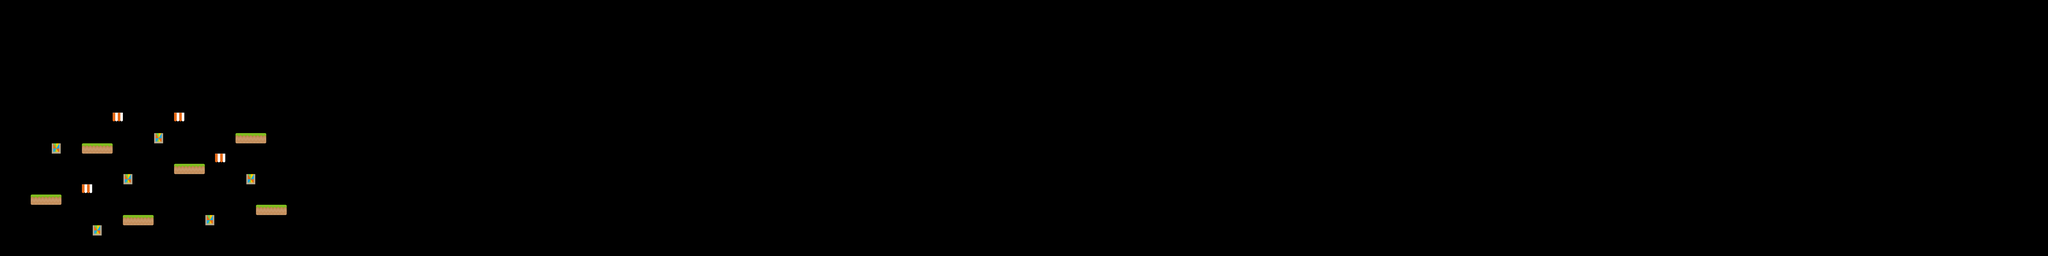

Below is a game level as drawn by its tile map, then a one-line description and the .tmx that defines it (tile-layer data replaced by summaries):
An orthogonal 200x25 tile map with 70x70 px tiles, 1 tile layer (ground), 2 tilesets.

<map version="1.4" tiledversion="1.4.2" orientation="orthogonal" renderorder="right-down" width="200" height="25" tilewidth="70" tileheight="70" infinite="0" nextlayerid="2" nextobjectid="1">
 <editorsettings>
  <export target="fasePrincipal.json" format="json" />
 </editorsettings>
 <tileset firstgid="1" name="tileSet1" tilewidth="70" tileheight="70" tilecount="156" columns="13">
  <image source="tilesSets/tileSet1.png" width="910" height="840" />
 </tileset>
 <tileset firstgid="157" name="tileSet2" tilewidth="70" tileheight="70" tilecount="100" columns="10">
  <image source="tilesSets/tileSet2.png" width="700" height="700" />
 </tileset>
 <layer id="1" name="ground" width="200" height="25">
  <data>[5000 cells, 28 non-empty, 5 distinct tile ids]</data>
 </layer>
</map>
